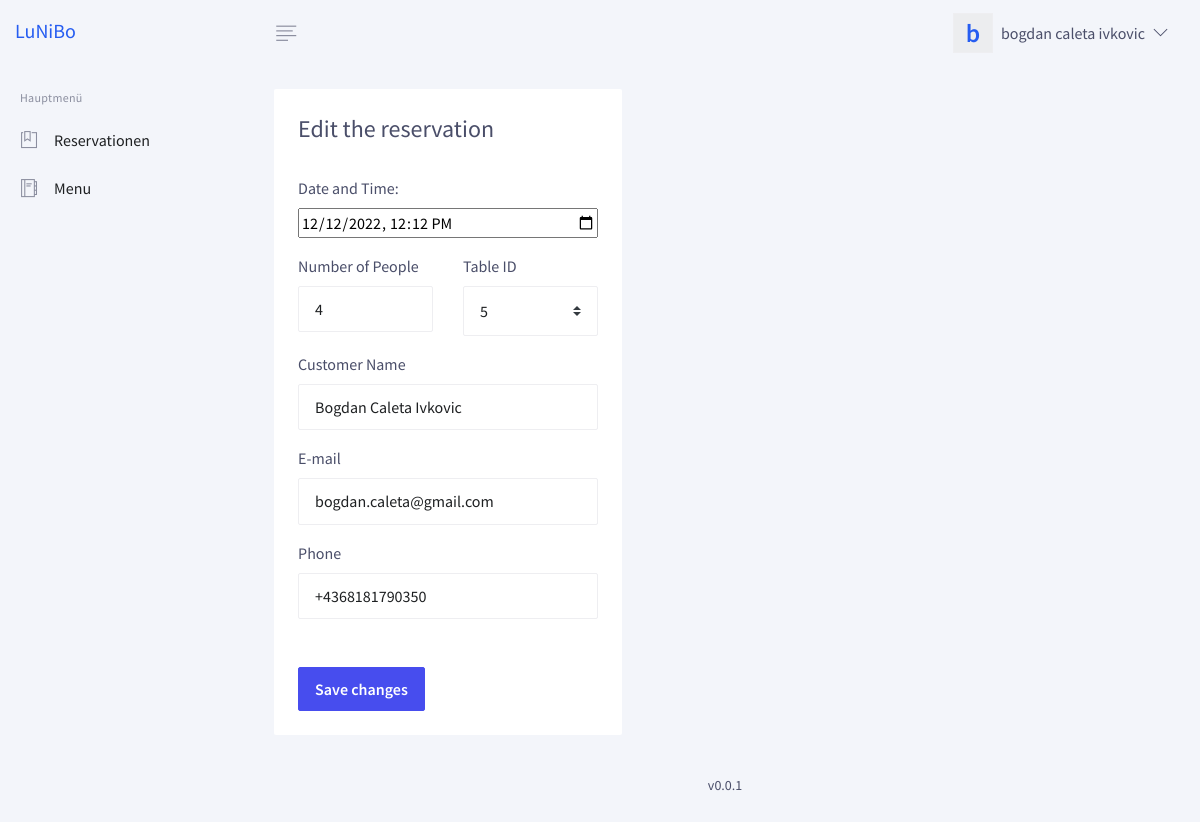
/admin.php?page=editRes&id=30 (signed in), run on the app's committed database.
### tables this page shows
CREATE TABLE `reservations` (
  `resID` int(11) NOT NULL AUTO_INCREMENT,
  `reservationDatetime` datetime NOT NULL,
  `numOfPeople` int(11) NOT NULL,
  `tableID` int(11) DEFAULT NULL,
  `customerID` int(11) NOT NULL,
  `deleted` tinyint(1) NOT NULL DEFAULT 0,
  `key_temp` varchar(250) NOT NULL,
  PRIMARY KEY (`resID`),
  UNIQUE KEY `reservations_resID_uindex` (`resID`),
  KEY `reservations_tables_tableID_fk` (`tableID`),
  KEY `reservations_customers_customerID_fk` (`customerID`),
  CONSTRAINT `reservations_customers_customerID_fk` FOREIGN KEY (`customerID`) REFERENCES `customers` (`customerID`) ON DELETE CASCADE ON UPDATE CASCADE,
  CONSTRAINT `reservations_tables_tableID_fk` FOREIGN KEY (`tableID`) REFERENCES `tables` (`tableID`) ON DELETE CASCADE ON UPDATE CASCADE
);

CREATE TABLE `customers` (
  `customerID` int(11) NOT NULL AUTO_INCREMENT,
  `fullname` varchar(50) NOT NULL,
  `email` varchar(50) NOT NULL,
  `phone` varchar(20) DEFAULT NULL,
  PRIMARY KEY (`customerID`),
  UNIQUE KEY `customers_customerID_uindex` (`customerID`)
);

### database/db_functions.php (called while the page is built, shortened)
<?php
$debug = 0;
function free_sql($conn, $sql){
    $stmt = $conn->query($sql);
    $start = strtolower(explode(" ", $sql)[0]);
    return $stmt->fetchAll();
}
?>

### templates/edit_reservation.php (the view, shortened to what this page needs)
<?php
require_once("./database/db_functions.php");
$conn = create_conn();
$row = free_sql($conn, "SELECT r.resID, r.reservationDatetime, r.numOfPeople, c.fullname, r.tableID, c.email, c.phone FROM ".RESER." r INNER JOIN ".CUST." c ON r.customerID = c.customerID WHERE r.deleted=0 AND r.resID = ".$_GET['id']." order by r.reservationDatetime desc")[0];
$disabled = "";
?>
<div class="content">
    <div class="py-4 col-xl-5 col-lg-8 col-md-12 px-3 px-md-4">
        <div class="card">
            <div class="card-header">
                <h4>Edit the reservation</h4>
            </div>
            <div class="card-body pt-0">
                <form action="admin.php?page=editRes&id=<?php echo $_GET['id'] ?>&s=1" method="POST">
                    <div class="form-group mb-3">
                        <div class="input-section" style="width: 100%; max-width: 700px">
                            <label for="Datum" class="form-label required">Date and Time:</label>
                            <input type="datetime-local" id="date-time-input" name="reservationDatetime" class="form-input w-100" value="<?php echo date("Y-m-d\TH:i:s", strtotime($row['reservationDatetime'])); ?>" required>
                        </div>
                    </div>
                    <div class="row">
                        <div class="form-group col-6">
                            <label>Number of People</label>
                            <input type="number" name="numOfPeople" class="form-control" value="<?php echo $row['numOfPeople'] ?>" required>
                        </div>
                        <div class="form-group col-6">
                            <label>Table ID</label>
                            <select class="custom-select" name="tableID" <?php echo $disabled; ?> required>
                                <option value="<?php echo $row['tableID']; ?>" selected><?php echo $row['tableID']; ?></option>
                            </select>
                        </div>
                    </div>
                    <div class="form-group">
                        <label>Customer Name</label>
                        <input type="text" name="fullname" class="form-control" value="<?php echo $row['fullname'] ?>" required>
                    </div>
                    <div class="form-group">
                        <label>E-mail</label>
                        <input type="text" name="email" class="form-control" value="<?php echo $row['email'] ?>" required>
                    </div>
                    <div class="form-group">
                        <label>Phone</label>
                        <input type="text" name="phone" class="form-control" value="<?php echo $row['phone'] ?>" required>
                    </div>
                    <input type="submit" name="submit" class="btn btn-info mt-5" value="Save changes">
                </form>
            </div>
        </div>
    </div>

### data on the page
reservations: reservationDatetime "12/12/2022 12:12", numOfPeople "4", tableID "5", fullname "Bogdan Caleta Ivkovic", email "bogdan.caleta@gmail.com", phone "+4368181790350"

### other printed values
substr($user['name'], 0, 1) "b"
$user['name'] "bogdan"
$user['lastname'] "caleta ivkovic"
VERSION "v0.0.1"
